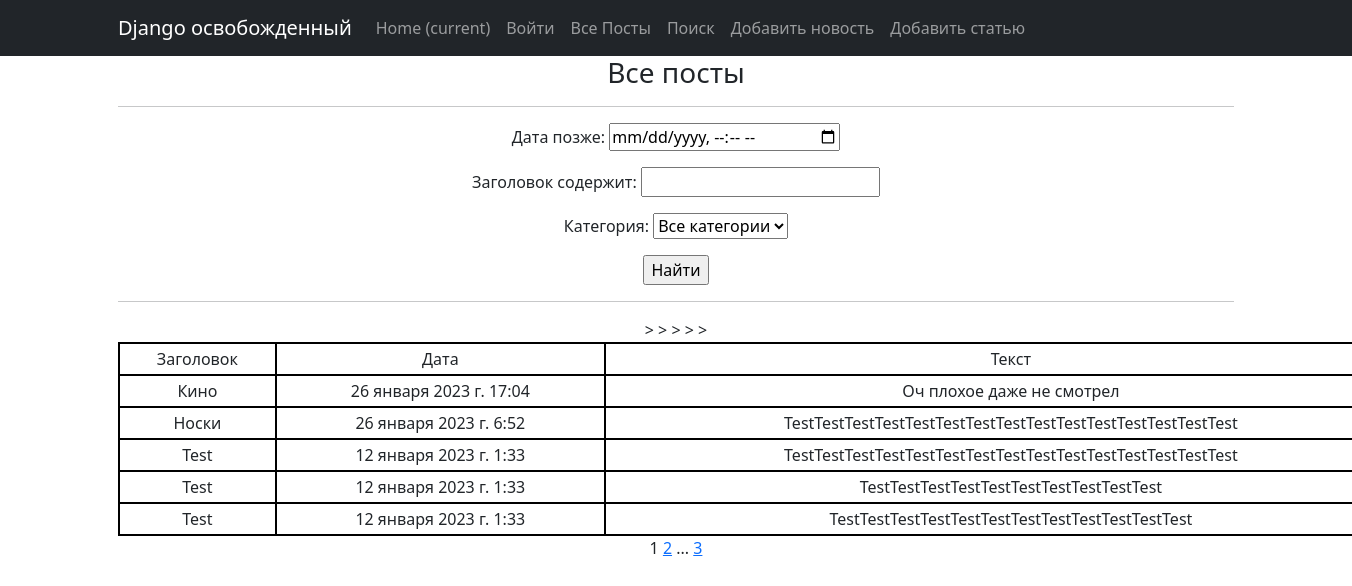
/post/search/, run on an earlier commit of the app's database.
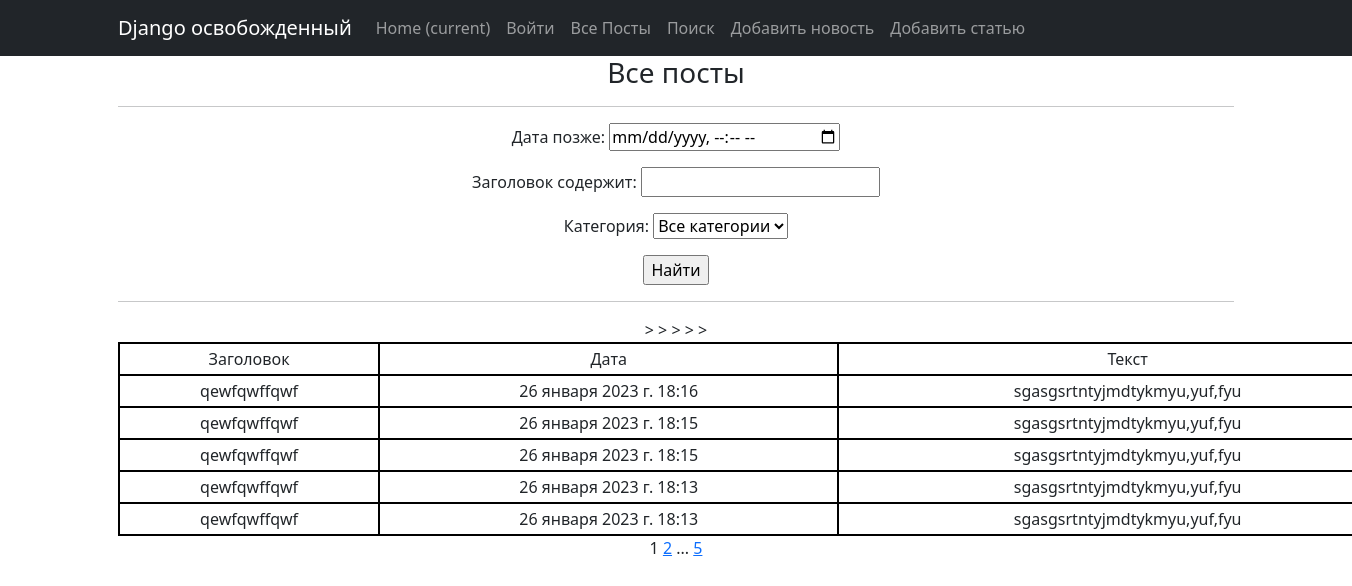
And on a later commit of the database.
### news/models.py (models this page shows, shortened)
class News(models.Model):
    name = models.CharField(
        max_length=50,
        unique=False,
    )
    description = models.TextField()
    date = models.DateTimeField(auto_now_add=True)
    category = models.ForeignKey(
        to='Category',
        on_delete=models.CASCADE,
        related_name='news'
    )

### news/views.py (the view)
# urls.py: path('search/', NewsListSearch.as_view(), name='post_search'),
class NewsListSearch(NewsList):
    template_name = 'post_search.html'
    context_object_name = 'all_news'

### news/models.py (called while the page is built)
    def __str__(self):
        return self.name.title()

### news/templatetags/custom_filters.py (called while the page is built)
@register.filter()
def censor(text, word=str):
    if word in text:
        reword = word[0] + ((len(word) - 2) * "*") + word[-1]
        text = text.replace(word, reword)
    return text

### news/templatetags/custom_tags.py (called while the page is built)
@register.simple_tag(takes_context=True)
def url_replace(context, **kwargs):
   d = context['request'].GET.copy()
   for k, v in kwargs.items():
       d[k] = v
   return d.urlencode()

### news/views.py (called while the page is built)
    def get_queryset(self):
        queryset = super().get_queryset()
        self.filterset = NewsFilter(self.request.GET, queryset)
        return self.filterset.qs

    def get_context_data(self, **kwargs):
        context = super().get_context_data(**kwargs)
        context['time_now'] = datetime.utcnow()
        context['filterset'] = self.filterset
        return context

### templates/post_search.html (shortened to what this page needs)
{% extends 'flatpages/default.html' %}
{% load custom_filters %}
{% load custom_tags %}
{% block content %}
<h3>Все посты</h3>
    <hr>
    <form action="" method="get">
        {{ filterset.form.as_p }}
        <input type="submit" value="Найти" />
    </form>
   <hr>
   {% if all_news %}
<table>
    <tr>
        <td>Заголовок</td>
        <td>Дата</td>
        <td>Текст</td>
    </tr>
    {% for news in all_news %}
    <tr>
        <td>{{ news.name }}</td>
        <td>{{ news.date }}</td>
        <td>{{ news.description|truncatewords:20|censor:"борьбу"|censor:"ограбили"|censor:"умерщвляли" }}</td>
    </tr>
    {% endfor %}
</table>
   {% else %}
       <h2>Постов нет!</h2>
   {% endif %}
   {{ page_obj.number }}
   {% if page_obj.has_next %}
       <a href="?{% url_replace page=page_obj.next_page_number %}">{{ page_obj.next_page_number }}</a>
       {% if paginator.num_pages != page_obj.next_page_number %}
           ...
           <a href="?{% url_replace page=page_obj.paginator.num_pages %}">{{ page_obj.paginator.num_pages }}</a>
       {% endif %}
   {% endif %}
{% endblock content %}

What changed in the data, as far as the page shows it:
no longer on this page (row unchanged): News: name "Кино", date "26 января 2023 г. 17:04", description|censor "Оч плохое даже не смотрел"
no longer on this page (row unchanged): News: name "Носки", date "26 января 2023 г. 6:52", description|censor "TestTestTestTestTestTestTestTestTestTestTestTestTestTestTest"
no longer on this page (row unchanged): News: name "Test", date "12 января 2023 г. 1:33", description|censor "TestTestTestTestTestTestTestTestTestTestTestTestTestTestTest"
no longer on this page (row unchanged): News: name "Test", date "12 января 2023 г. 1:33", description|censor "TestTestTestTestTestTestTestTestTestTest"
no longer on this page (row unchanged): News: name "Test", date "12 января 2023 г. 1:33", description|censor "TestTestTestTestTestTestTestTestTestTestTestTest"
added News: name "qewfqwffqwf", date "26 января 2023 г. 18:16", description|censor "sgasgsrtntyjmdtykmyu,yuf,fyu"
added News: name "qewfqwffqwf", date "26 января 2023 г. 18:15", description|censor "sgasgsrtntyjmdtykmyu,yuf,fyu"
added News: name "qewfqwffqwf", date "26 января 2023 г. 18:15", description|censor "sgasgsrtntyjmdtykmyu,yuf,fyu"
added News: name "qewfqwffqwf", date "26 января 2023 г. 18:13", description|censor "sgasgsrtntyjmdtykmyu,yuf,fyu"
added News: name "qewfqwffqwf", date "26 января 2023 г. 18:13", description|censor "sgasgsrtntyjmdtykmyu,yuf,fyu"
Also different on the page:
{{ page_obj.paginator.num_pages }}: "3" → "5"
